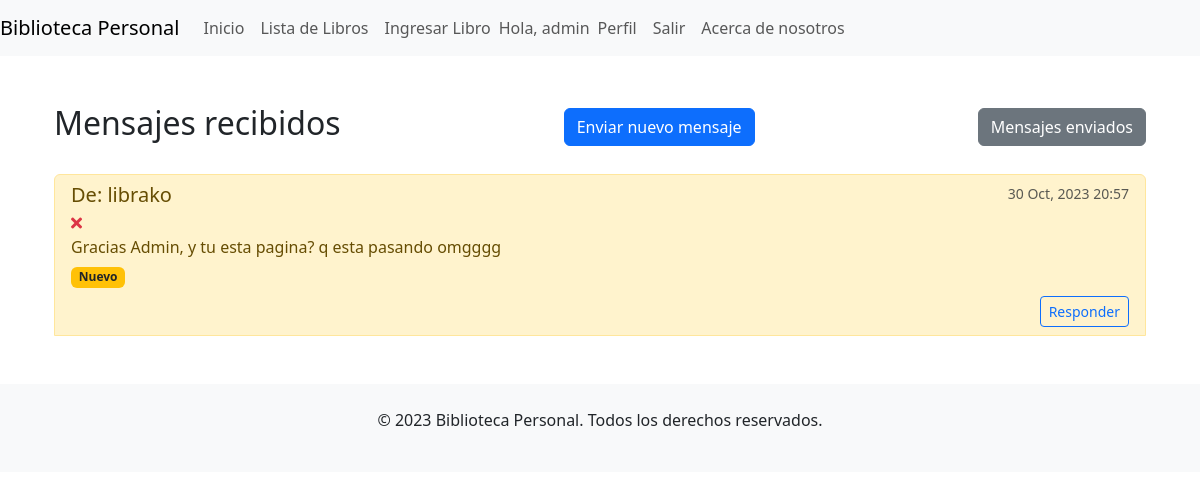
The page /mensajes/bandeja_entrada/ (signed in) on the database as committed earlier.
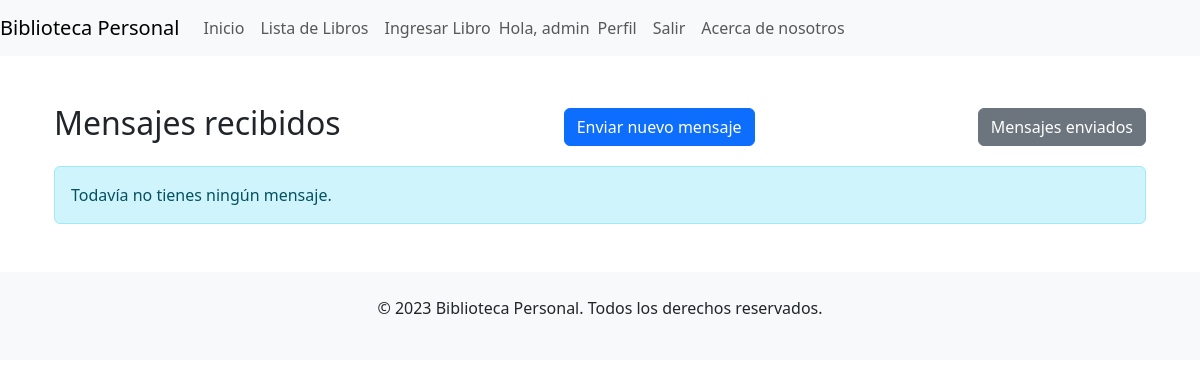
The same page on the database as committed later.
### mensajeria/models.py (models this page shows, shortened)
class Mensaje(models.Model):
    emisor = models.ForeignKey(User, related_name='mensajes_enviados', on_delete=models.CASCADE)
    receptor = models.ForeignKey(User, related_name='mensajes_recibidos', on_delete=models.CASCADE)
    contenido = models.TextField()
    fecha_enviado = models.DateTimeField(auto_now_add=True)
    leido = models.BooleanField(default=False)
    mensaje_original = models.ForeignKey('self', null=True, blank=True, on_delete=models.SET_NULL, related_name='respuestas')

### mensajeria/views.py (the view)
# urls.py: path('bandeja_entrada/', views.bandeja_entrada, name='bandeja_entrada'),
@login_required
def bandeja_entrada(request):
    mensajes_recibidos = Mensaje.objects.filter(receptor=request.user).order_by('-fecha_enviado')
    form = MensajeForm()
    return render(request, 'mensajeria/bandeja_entrada.html', {'mensajes': mensajes_recibidos, 'form': form})

### mensajeria/templates/mensajeria/bandeja_entrada.html (shortened to what this page needs)
{% extends "inicio/homepage.html" %} {% block content %}
<div class="container mt-5 mb-5">
  <div class="d-flex justify-content-between align-items-center">
    <h2>Mensajes recibidos</h2>
    <button
      type="button"
      class="btn btn-primary"
      data-bs-toggle="modal"
      data-bs-target="#enviarMensajeModal"
    >
      Enviar nuevo mensaje
    </button>
    <a href="{% url 'mensajes_enviados' %}" class="btn btn-secondary">
      Mensajes enviados
    </a>
  </div>
  {% if mensajes %}
  <ul class="list-group mt-4">
    {% for mensaje in mensajes %}
    <li
      class="list-group-item {% if not mensaje.leido %}list-group-item-warning{% endif %}"
    >
      <div class="d-flex w-100 justify-content-between">
        <h5 class="mb-1">De: {{ mensaje.emisor.username }}</h5>
        <small class="text-muted"
          >{{ mensaje.fecha_enviado|date:"d M, Y H:i" }}</small
        >
      </div>
      <div class="d-flex align-items-center">
        <a
          href="{% url 'eliminar_mensaje' mensaje.id %}"
          class="text-danger mr-2"
          title="Eliminar mensaje"
        >
          <i class="fas fa-times"></i>
        </a>
      </div>
      <p class="mb-1">{{ mensaje.contenido|truncatewords:20 }}</p>
      {% if not mensaje.leido %}
      <span class="badge bg-warning text-dark">Nuevo</span>
      {% endif %}
      <div class="mt-2 d-flex justify-content-end">
        {% if mensaje.emisor %}
        <button
          type="button"
          class="btn btn-sm btn-outline-primary"
          data-bs-toggle="modal"
          data-bs-target="#responderMensajeModal-{{ mensaje.id }}"
        >
          Responder
        </button>
        {% else %}
        <small class="text-muted"
          >El usuario no existe o ha desactivado su cuenta.</small
        >
        {% endif %}
      </div>
    </li>
    {% endfor %}
  </ul>
  {% else %}
  <div class="alert alert-info mt-3">Todavía no tienes ningún mensaje.</div>
  {% endif %}
</div>
{% endblock %}

Rows that differ between the two databases and show on the page:
removed Mensaje: emisor.username "librako", fecha_enviado "30 Oct, 2023 20:57", contenido "Gracias Admin, y tu esta pagina? q esta pasando omgggg", leido "Nuevo"
Other text that changed with them:
text now shown: "Todavía no tienes ningún mensaje."
